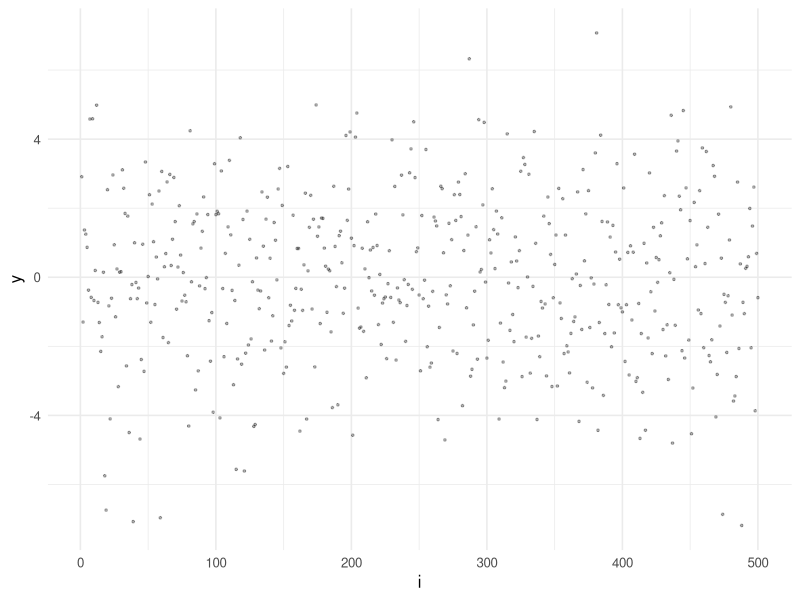
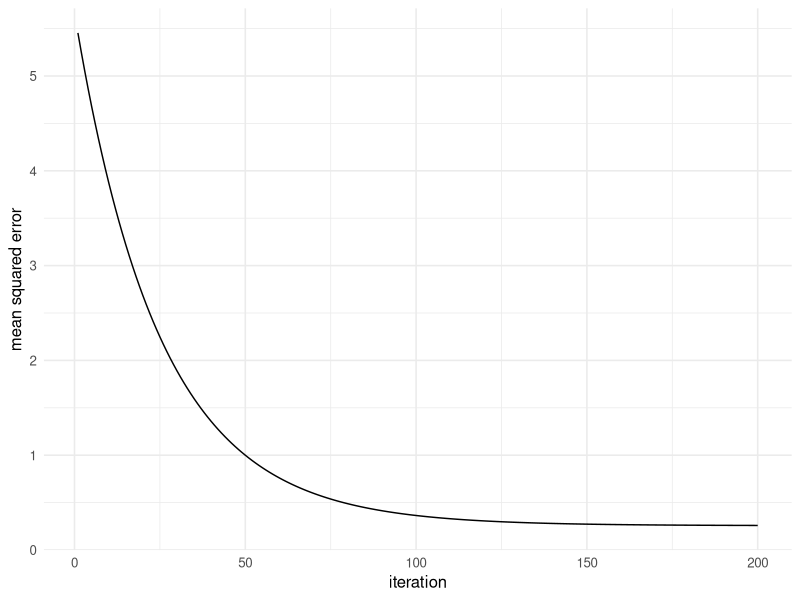
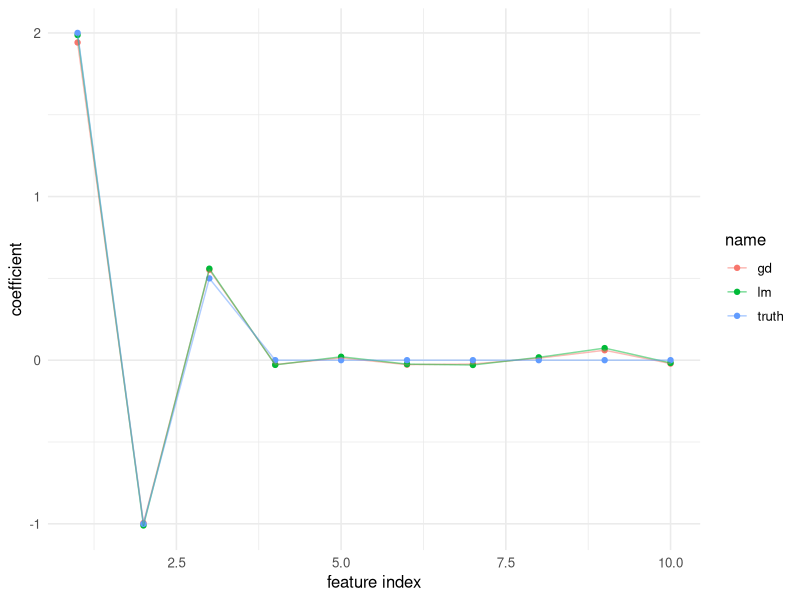

Generate these figures, in order, with R:
## ---- chunk 1
#| label: setup
library(tidyverse)
set.seed(42)
theme_set(theme_minimal(base_size = 12))
## ---- chunk 2
n <- 500; p <- 10
X <- matrix(rnorm(n * p), n, p)
beta <- c(2, -1, 0.5, rep(0, p - 3))
y <- as.numeric(X %*% beta + rnorm(n, 0, 0.5))
tibble(i = seq_len(n), y = y) |>
  ggplot(aes(i, y)) + geom_point(alpha = 0.3, size = 0.6)
## ---- chunk 3
w <- rep(0, p); lr <- 0.01
losses <- numeric(200)
for (step in 1:200) {
  yhat <- X %*% w
  resid <- as.numeric(y - yhat)
  grad <- -2 * t(X) %*% resid / n
  w <- w - lr * grad
  losses[step] <- mean(resid^2)
}
tibble(step = 1:200, loss = losses) |>
  ggplot(aes(step, loss)) + geom_line() +
  labs(x = "iteration", y = "mean squared error")
## ---- chunk 4
lm_coef <- as.numeric(coef(lm(y ~ X - 1)))
tibble(var = seq_along(w), gd = as.numeric(w), lm = lm_coef, truth = beta) |>
  pivot_longer(-var) |>
  ggplot(aes(var, value, colour = name)) +
  geom_point() + geom_line(alpha = 0.5) +
  labs(x = "feature index", y = "coefficient")
## ---- chunk 5
sessionInfo()
